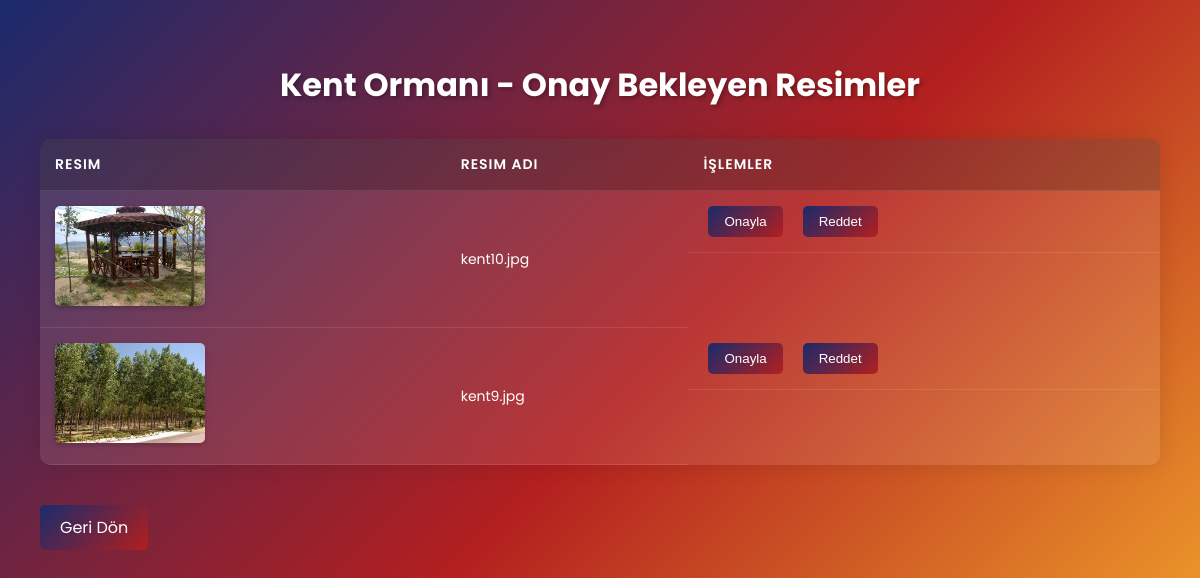
Page /resimonay2.php?id=1&baslik=Kent+Ormanı on the committed database.
### tables this page shows
CREATE TABLE `resimler` (
  `id` int(250) NOT NULL,
  `marker_id` int(250) NOT NULL,
  `resim` varchar(1000) NOT NULL,
  `durum` int(1) NOT NULL
);

### resimonay2.php (the view, shortened to what this page needs)
<!DOCTYPE html>
<html lang="en">
<head>
</head>
<body>
    <div class="container">
        <?php
        $db = new PDO("mysql:host=localhost;dbname=deneme;charset=utf8", "root", "");
        $konum_id = $_GET['id'];
        $baslik = $_GET['baslik'];
        echo "<h1>$baslik - Onay Bekleyen Resimler</h1>";
        $sorgu = $db->prepare("SELECT * FROM resimler WHERE marker_id = :konum_id AND durum = 0 ORDER BY id DESC");
        $sorgu->execute(['konum_id' => $konum_id]);
        echo '<table class="resim-table">';
        echo '<thead>';
        echo '<tr>';
        echo '<th>Resim</th>';
        echo '<th>Resim Adı</th>';
        echo '<th>İşlemler</th>';
        echo '</tr>';
        echo '</thead>';
        echo '<tbody>';
        foreach($sorgu->fetchAll(PDO::FETCH_ASSOC) as $resim) {
            echo '<tr>';
            echo '<td><img src="galeri/' . $resim['resim'] . '" class="resim-onizleme" alt="Resim"></td>';
            echo '<td>' . $resim['resim'] . '</td>';
            echo '<td class="button-group">';
            echo '<form method="POST" action="Ronay.php" style="display: inline;">';
            echo '<button type="submit" class="onay-btn">Onayla</button>';
            echo '</form>';
            echo '<form method="POST" action="ResimRed.php" style="display: inline;">';
            echo '<button type="submit" name="red" class="red-btn">Reddet</button>';
            echo '</form>';
            echo '</td>';
            echo '</tr>';
        }
        echo '</tbody>';
        echo '</table>';
        echo '<a href="resimbaslik.php" class="geri-btn">Geri Dön</a>';
        ?>
    </div>
</body>
</html>

### resimonay2.php (style rules this page uses)
body { font-family: 'Poppins', sans-serif; background: linear-gradient(135deg, #1a2a6c, #b21f1f, #fdbb2d); margin: 0; padding: 20px; min-height: 100vh; color: white; }
.container { max-width: 1200px; margin: 0 auto; padding: 20px; }
h1 { text-align: center; color: white; margin-bottom: 30px; text-shadow: 2px 2px 4px rgba(0,0,0,0.3); }
.resim-table { width: 100%; border-collapse: collapse; background: rgba(255, 255, 255, 0.1); backdrop-filter: blur(10px); border-radius: 10px; overflow: hidden; margin-bottom: 20px; box-shadow: 0 0 20px rgba(0,0,0,0.1); }
.resim-table th, .resim-table td { padding: 15px; text-align: left; border-bottom: 1px solid rgba(255,255,255,0.1); }
.resim-table th { background: rgba(0,0,0,0.2); font-weight: 600; text-transform: uppercase; font-size: 14px; letter-spacing: 1px; }
.resim-table td { font-size: 14px; vertical-align: middle; }
.resim-onizleme { width: 150px; height: 100px; object-fit: cover; border-radius: 5px; box-shadow: 0 2px 5px rgba(0,0,0,0.2); }
.onay-btn, .red-btn { background: linear-gradient(135deg, #1a2a6c, #b21f1f); color: white; padding: 8px 16px; border: none; border-radius: 5px; cursor: pointer; transition: all 0.3s ease; margin: 0 5px; }
.geri-btn { display: inline-block; padding: 10px 20px; background: linear-gradient(135deg, #1a2a6c, #b21f1f); color: white; text-decoration: none; border-radius: 5px; transition: all 0.3s ease; text-align: center; margin-top: 20px; }
.button-group { display: flex; gap: 10px; }

### rows in the picture
resimler: resim (picture), resim "kent10.jpg"
resimler: resim (picture), resim "kent9.jpg"

### other values in the picture
$baslik "Kent Ormanı"
